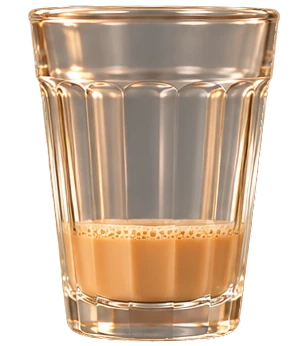
#> input picture assets/shared/word-moment/glass-side-2-s17.webp, 291 x 346 px, given in place of we-chai-glass-empty-large-v1.webp, which was not available
$ python cut_s17_art4.py
#> lines starting #> are read from the running program, lines starting #| are printed output that depends on the picture
"""Cut pack s17-art4's glasses (Zafar, 5 Nov): the empty glass (s17-wm2 WE) and the same glass to the rim with chai (WR) and with
plain tea (WB), all three in ONE box so they lie over each other to the pixel, and the tea's inside measured from WR.

Each is cut from its wall by the wall's own colour, row by row (the wall's colour read beside the glass), the glass's outline filled,
nothing left of the counter below the base (the base's corners mirrored from its left, as ART-39). The word moment draws them over the
same wall, so what shows through the clear glass is that wall again.

  python3 build/tools/art/cut_s17_art4.py   # writes assets/shared/word-moment/glass-{e2,wr,wb}-s17.webp and cut-data.json's tea
"""
import json
import os

import numpy as np
from PIL import Image

ROOT = os.path.abspath(os.path.join(os.path.dirname(__file__), "..", "..", ".."))
SRC = {
    "e2": "sources/art/s17-wm2/we-chai-glass-empty-large-v1.webp",
    "wr": "sources/art/s17-art4/wr-chai-glass-rim-v1.webp",
    "wb": "sources/art/s17-art4/wb-tea-glass-rim-v1.webp",
}
OUT = "assets/shared/word-moment"
W0, H0 = 1024, 1536


def load(p):
    im = Image.open(os.path.join(ROOT, p)).convert("RGB")
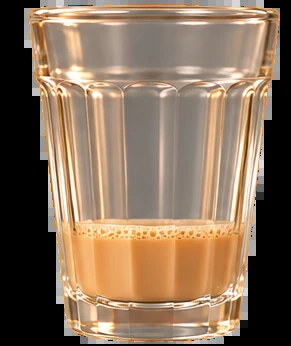
#> im: PIL image 291x346 RGB; mean R, G, B 135.2, 112.2, 90.6
    if im.size != (W0, H0):
        c = Image.new("RGB", (W0, H0))
#> c: PIL image 1024x1536 RGB; every value is 0
        c.paste(im, (0, 0))
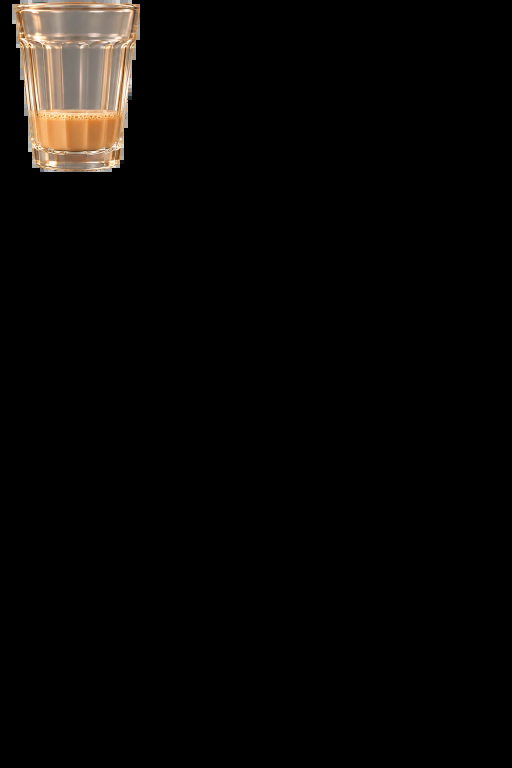
#> c: PIL image 1024x1536 RGB (shown at 1/2 size); mean R, G, B 8.7, 7.2, 5.8
        c.paste(im.crop((0, im.height - 1, W0, im.height)), (0, im.height))  # (a row short: its last row again)
        im = c
    return np.asarray(im).astype(float)


def dist(a):
    """Per pixel, how far from the wall at its row (the wall read at both edges, a straight blend across)."""
    L = a[:, 8:48].mean(1, keepdims=True)
    R = a[:, -48:-8].mean(1, keepdims=True)
    t = np.linspace(0, 1, a.shape[1])[None, :, None]
    wall = L + (R - L) * t
    return np.sqrt(((a - wall) ** 2).sum(2))


def outline(d, y0, y1):
    """The glass's left and right edge per row (the outermost clearly not-wall pixels)."""
    edges = {}
    for y in range(y0, y1):
        xs = np.where(d[y] > 24)[0]
        xs = xs[(xs > 60) & (xs < W0 - 60)]
        if len(xs) > 40:
            edges[y] = (int(xs.min()), int(xs.max()))
    return edges


def main():
    imgs = {k: load(p) for k, p in SRC.items()}
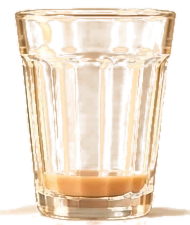
#> input picture assets/shared/word-moment/glass-wm-02-s17.webp, 190 x 225 px, given in place of wr-chai-glass-rim-v1.webp, which was not available
#> in load (call 2), `im = Image.open(os.path.join(ROOT, p)).convert("RGB")`:
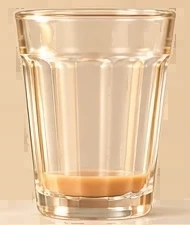
#> im: PIL image 190x225 RGB; mean R, G, B 228.6, 198.2, 162.6
#> in load (call 2), `c.paste(im, (0, 0))`:
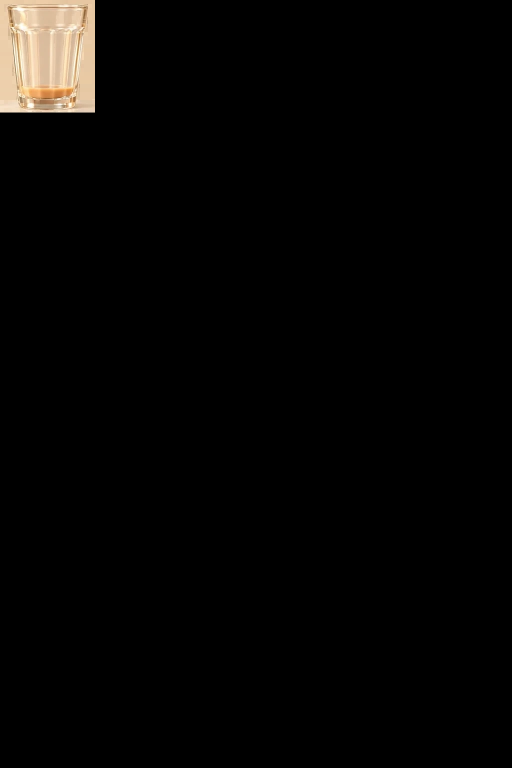
#> c: PIL image 1024x1536 RGB (shown at 1/2 size); mean R, G, B 6.2, 5.4, 4.4
#> imgs = 3 items
    ds = {k: dist(a) for k, a in imgs.items()}
#> ds = 3 items
    # the counter's top: the first row from the bottom third where the wall's colour changes all the way across
    e = imgs["e2"]
    rows = e[:, 8:48].mean(1)
#> rows = 1536 rows, first 8: [31.65, 31.68, 31.8], [31.75, 31.55, 32], [32, 31.4, 32.2], [31.8, 31.5, 32.2], [31.35, 31.65, 32.12], [31.88, 31.95, 29.43], [27.98, 27.25, 19.15], [42.9, 37.27, 26.8]
#> (the run stopped early here; a loop or call above may not have finished)
